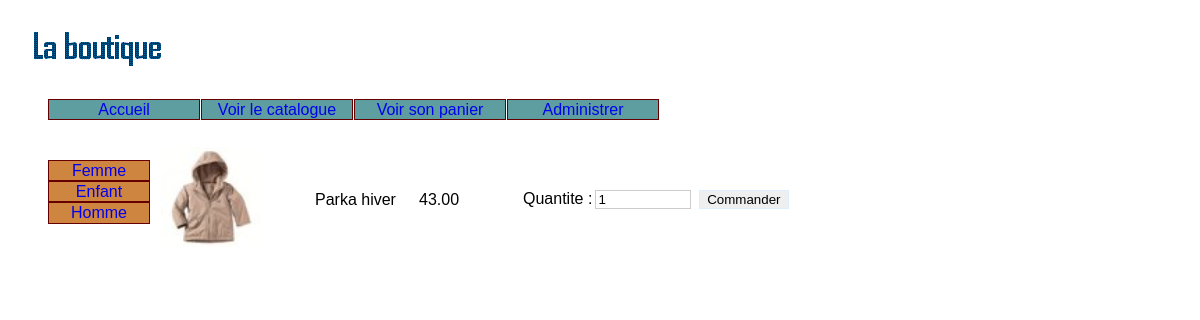
Page /index.php?uc=voirProduits&idCategorie=enf&action=voirProduits on the committed database.
### tables this page shows
CREATE TABLE `categorie` (
  `idCategorie` char(32) NOT NULL,
  `libelle` char(32) DEFAULT NULL
);

CREATE TABLE `produit` (
  `idProduit` char(32) NOT NULL,
  `description` char(50) NOT NULL,
  `prix` decimal(10,2) DEFAULT NULL,
  `image` char(32) DEFAULT NULL,
  `idCategorie` char(32) NOT NULL
);

### util/fonctions.php (called while the page is built, shortened)
<?php
function connexion()
{
   $hote="localhost";
   $login="root";
   $mdp="";
   $db="boutique";
   $connexion = new PDO("mysql:host=$hote;dbname=$db", $login, $mdp)or die('Erreur connexion à la base de données');
   return $connexion;
}
function getLesCategories()
{
        $lesCategories = array();
	$connexion = connexion();
	$requete = "select * from categorie";
   	$resultat = $connexion->query($requete);
        $lesLignes = $resultat->fetchAll();
   	foreach ($lesLignes as $ligne)
   	{   $idCategorie = $ligne["idCategorie"];
            $categorie = new Categorie($idCategorie,$ligne["libelle"]);
            $lesCategories[$idCategorie]=$categorie;
    	}
	return $lesCategories;
}
 function getLesProduits($uneCategorie)
{
        $lesProduits = array();
	$connexion = connexion();
	$requete ="select * from produit where idCategorie = '$uneCategorie'";
	$resultat = $connexion->query($requete);
        $lesLignes = $resultat->fetchAll();
   	foreach ($lesLignes as $ligne)
   	{
                $produit = new Produit($ligne["idProduit"],$ligne["description"],$ligne["image"], $ligne["prix"]);
		$lesProduits[$ligne["idProduit"]] = $produit;
 	}
	return $lesProduits;
}
?>

### class/categorie.inc.php (called while the page is built)
<?PHP
class Categorie {
	private $id;
	private $libelle;
	function __construct($unId, $unLibelle){
		$this->id = $unId;
		$this->libelle = $unLibelle;
	}
	public function getId(){
		return $this->id ;
	}
	public function getLibelle(){
		return $this->libelle;
	}
}
?>

### class/produit.inc.php (called while the page is built)
<?PHP
class Produit {
	private $id;
	private $description;
	private $image;
	private $prix;
	function __construct($unId, $uneDescription, $uneImage, $unPrix){
		$this->id = $unId;
		$this->description = $uneDescription;
		$this->image = $uneImage;
		$this->prix = $unPrix;
	}
	public function getId(){
		return $this->id ;
	}
	public function getDescription(){
		return $this->description;
	}
	public function getImage(){
		return $this->image ;
	}
	public function getPrix(){
		return $this->prix ;
	}
}
?>

### vues/v_categories.php (the view)
<ul id="categories">
<?php
foreach( $lesCategories as $uneCategorie)
{
	$idCategorie = $uneCategorie->getId();
	$libCategorie = $uneCategorie->getLibelle();
	$url ="<a href=index.php?uc=voirProduits&idCategorie=$idCategorie&action=voirProduits> $libCategorie </a>";
	echo "<li>".$url."</li>\n";
}
?>
</ul>

### vues/v_produits.php
<div id="produits">
<?php
echo "<table>";
foreach( $lesProduits as $unProduit)
{
	$id = $unProduit->getId();
	$description = $unProduit->getDescription();
	$image = $unProduit->getImage();
	$prix = $unProduit->getPrix();
        echo "<form method='POST' action='index.php?uc=voirProduits&idCategorie=$idCategorie&idProduit=$id&action=voirProduitsEtAjouterAuPanier'>";
	echo "<tr>
			<td width=150><img src='$image' alt='image' width='100'	height='100' /></td>
			<td width=100>$description</td>
			<td width=100>$prix</td>
			<td width=300> Quantite :<input type='text' name='quantite' value ='1' size='2' />
                        <input type='submit' value='Commander'  /></td>";
	echo '</tr>';
        echo "</form>";
}
?>
</table>
</div>

### util/cssGeneral.css (style rules this page uses)
html { font:normal 100%/1.2em "Trebuchet MS",Verdana,Helvetica,Arial,sans-serif; }
input { margin-left: 1%; width: 30%; border: #CCC 1px solid; }
input[type="submit"] { border: #DDEEFF 1px solid; width: 30%; }
#categories { float:left; }
#produits { padding:0 150px; }
#menu li a , #categories li a { text-decoration:none; }
#categories li { list-style-type: none; list-style-image:none; margin-right: 1px ; border:1px solid #600; width:100px; text-align:center; background:#CD853F; }

### rows in the picture
categorie: libelle "Femme"
categorie: libelle "Enfant"
categorie: libelle "Homme"
produit: image (picture), description "Parka hiver", prix "43.00"
